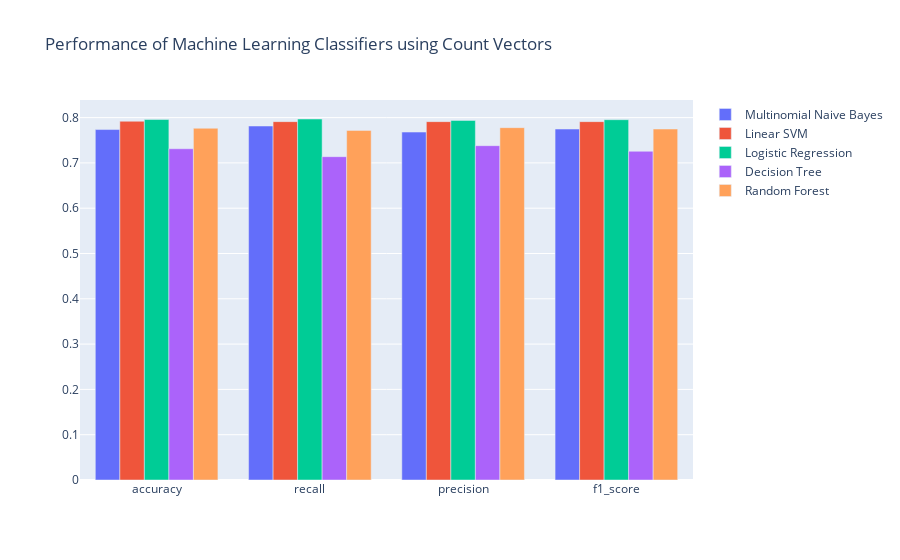

Here is the notebook cell this chart was saved with:
### Markdown cell above
### How well Count Vectors performed?

### Code cell
#Create a bar for Multinomial Naive Bayes metrics
trace0 = go.Bar(
           x = ['accuracy','recall', 'precision', 'f1_score'],
           y = [accuracy_nb, recall_nb, precision_nb, f1_nb],
           name = 'Multinomial Naive Bayes' 
)

#Create a bar for Linear SVM metrics
trace1 = go.Bar(
          x = ['accuracy','recall', 'precision', 'f1_score'],
          y = [accuracy_lsvm, recall_lsvm, precision_lsvm, f1_lsvm],
          name = 'Linear SVM'
)

#Create a bar for Logistic Regression metrics
trace2 = go.Bar(
           x = ['accuracy','recall', 'precision', 'f1_score'],
           y = [accuracy_logreg, recall_logreg, precision_logreg, f1_logreg],
           name = 'Logistic Regression' 
)

#Create a bar for Decision Tree metrics
trace3 = go.Bar(
           x = ['accuracy','recall', 'precision', 'f1_score', 'f1_score'],
           y = [accuracy_dt, recall_dt, precision_dt, f1_dt],
           name = 'Decision Tree' 
)

#Create a bar for Random Forest metrics
trace4 = go.Bar(
           x = ['accuracy','recall', 'precision', 'f1_score', 'f1_score'],
           y = [accuracy_rf, recall_rf, precision_rf, f1_rf],
           name = 'Random Forest' 
)


#Define the data array
data = [trace0, trace1, trace2, trace3, trace4]

#Set the title
layout = {'title': 'Performance of Machine Learning Classifiers using Count Vectors'}

#Create a 'Figure' and plot it
fig = go.Figure(data = data, layout = layout)
iplot(fig, show_link=False)

### Figure 1 — Plotly figure (JSON) as saved in the notebook; plotly's stock layout.template omitted (floating-point values rounded to 4 significant figures)
{"data": [{"name": "Multinomial Naive Bayes", "type": "bar", "x": ["accuracy", "recall", "precision", "f1_score"], "y": [0.7736, 0.7814, 0.7681, 0.7747]}, {"name": "Linear SVM", "type": "bar", "x": ["accuracy", "recall", "precision", "f1_score"], "y": [0.7919, 0.7911, 0.7911, 0.7911]}, {"name": "Logistic Regression", "type": "bar", "x": ["accuracy", "recall", "precision", "f1_score"], "y": [0.7958, 0.7969, 0.7938, 0.7954]}, {"name": "Decision Tree", "type": "bar", "x": ["accuracy", "recall", "precision", "f1_score", "f1_score"], "y": [0.7312, 0.7137, 0.738, 0.7257]}, {"name": "Random Forest", "type": "bar", "x": ["accuracy", "recall", "precision", "f1_score", "f1_score"], "y": [0.7765, 0.7718, 0.7778, 0.7748]}], "layout": {"title": {"text": "Performance of Machine Learning Classifiers using Count Vectors"}}}
